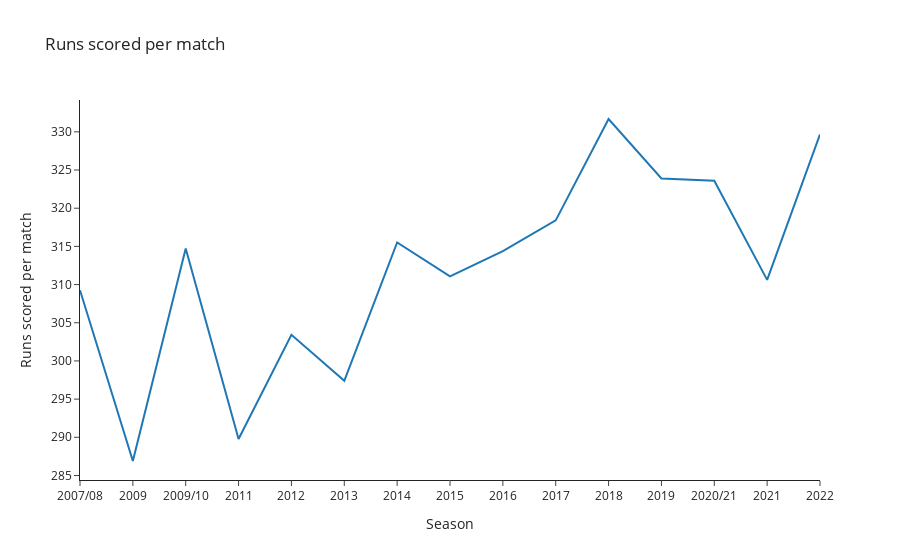

Notebook code cell kept with this figure:
### Code cell
px.line(runs_per_season,x=runs_per_season.index,y=runs_per_season['Runs scored per match'],title='Runs scored per match',template='simple_white')

### Figure 1 — Plotly figure (JSON) as saved in the notebook; plotly's stock layout.template omitted (floating-point values rounded to 4 significant figures)
{"data": [{"hovertemplate": "Season=%{x}<br>Runs scored per match=%{y}<extra></extra>", "legendgroup": "", "line": {"color": "#1F77B4", "dash": "solid"}, "marker": {"symbol": "circle"}, "mode": "lines", "name": "", "orientation": "v", "showlegend": false, "type": "scatter", "x": ["2007/08", "2009", "2009/10", "2011", "2012", "2013", "2014", "2015", "2016", "2017", "2018", "2019", "2020/21", "2021", "2022"], "xaxis": "x", "y": [309.3, 286.9, 314.7, 289.8, 303.4, 297.4, 315.5, 311.1, 314.4, 318.4, 331.7, 323.9, 323.6, 310.6, 329.7], "yaxis": "y"}], "layout": {"legend": {"tracegroupgap": 0}, "title": {"text": "Runs scored per match"}, "xaxis": {"anchor": "y", "domain": [0, 1], "title": {"text": "Season"}}, "yaxis": {"anchor": "x", "domain": [0, 1], "title": {"text": "Runs scored per match"}}}}
